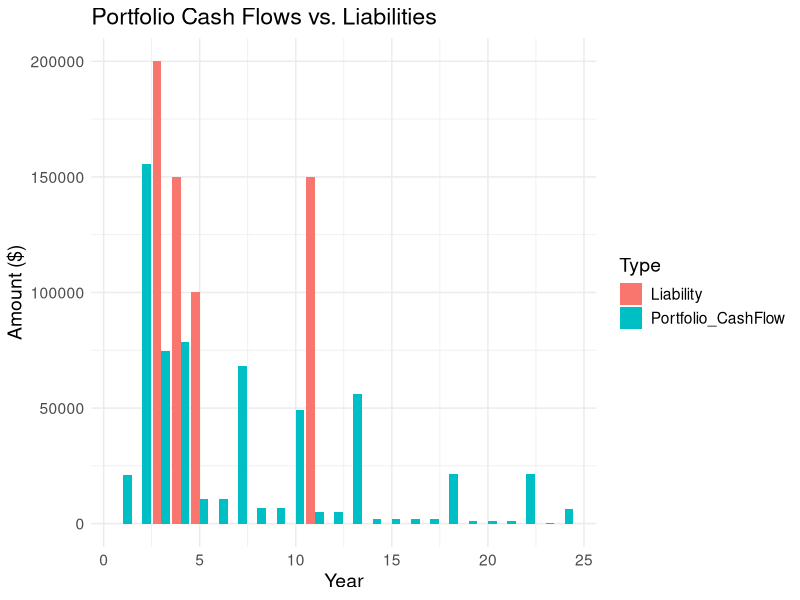

Generate this figure with R:
# ==============================================================================
# Cashflow Matching and Immunization
# ------------------------------------------------------------------------------
# Given a stream of future liabilities, constructs a bond portfolio that is
# both PV- and duration-matched to those liabilities via quadratic programming
# (Redington immunization). The fitted portfolio's cashflows are then compared
# year-by-year against the liability schedule to show the cashflow match.
#
# Reads:  data/BondInformation.csv  (Issuer, Coupon, YTM, Maturity, Price,
#         Frequency)
# Produces: liability/portfolio duration printouts, allocation table,
#           cashflow comparison table, and a bar plot of CF vs liabilities.
# ==============================================================================

library(dplyr)
library(lubridate)
library(ggplot2)
library(reshape2)
library(tidyr)
library(quadprog)
options(scipen = 999)

# ---- Load data ---------------------------------------------------------------
bond_data <- read.csv("../data/BondInformation.csv")
bond_data$Maturity <- as.Date(bond_data$Maturity, format = "%m/%d/%Y")
today <- Sys.Date()
bond_data$YearsToMaturity <- as.numeric(difftime(bond_data$Maturity, today,
                                                  units = "days")) / 365

# ---- Duration and convexity --------------------------------------------------
calculate_metrics <- function(price, coupon, ytm, maturity_years, freq = 2) {
  periods        <- round(maturity_years * freq)
  ytm_per_period <- ytm / freq
  coupon_payment <- coupon / freq * 100
  times          <- 1:periods
  cash_flows     <- rep(coupon_payment, periods)
  cash_flows[length(cash_flows)] <- cash_flows[length(cash_flows)] + 100

  pv_factors    <- 1 / (1 + ytm_per_period) ^ times
  pv_cash_flows <- cash_flows * pv_factors

  duration  <- sum(times * pv_cash_flows) / sum(pv_cash_flows) / freq
  convexity <- sum(pv_cash_flows * times * (times + 1)) /
               ((1 + ytm_per_period)^2 * sum(pv_cash_flows)) / freq^2

  c(Duration = duration, Convexity = convexity)
}

metrics <- mapply(calculate_metrics,
                  price          = bond_data$Price,
                  coupon         = bond_data$Coupon,
                  ytm            = bond_data$YTM,
                  maturity_years = bond_data$YearsToMaturity,
                  freq           = bond_data$Frequency)
bond_data$Duration  <- metrics["Duration", ]
bond_data$Convexity <- metrics["Convexity", ]

# ---- Liability schedule ------------------------------------------------------
liabilities <- data.frame(
  Year   = c(3, 4, 5, 11),
  Amount = c(200000, 150000, 100000, 150000)
)

discount_rate <- mean(bond_data$YTM)
liabilities$PV       <- liabilities$Amount / (1 + discount_rate) ^ liabilities$Year
liabilities$Duration <- liabilities$Year * liabilities$PV

total_pv           <- sum(liabilities$PV)
liability_duration <- sum(liabilities$Duration) / total_pv

cat("Liability weighted average duration:", round(liability_duration, 4), "\n")

# ---- Bond selection: nearest 10 by duration ----------------------------------
bond_subset <- bond_data %>%
  mutate(Distance = abs(Duration - liability_duration)) %>%
  arrange(Distance) %>%
  head(10)

# ---- Quadratic program for immunization --------------------------------------
# Minimize sum(weights^2) subject to:
#   PV(weights * prices) = PV(liabilities)
#   $-duration(assets)  = $-duration(liabilities)
#   weights >= 0  (no shorting)
Dmat <- diag(nrow(bond_subset))
dvec <- rep(0, nrow(bond_subset))
Amat <- rbind(bond_subset$Price,
              bond_subset$Price * bond_subset$Duration)
bvec <- c(total_pv, total_pv * liability_duration)

res <- solve.QP(Dmat, dvec, t(Amat), bvec, meq = 2)

bond_subset$Weight         <- res$solution
bond_subset$AllocatedValue <- bond_subset$Weight * bond_subset$Price

portfolio_value    <- sum(bond_subset$AllocatedValue)
portfolio_duration <- sum(bond_subset$Weight * bond_subset$Duration *
                          bond_subset$Price) / portfolio_value

cat("Immunized portfolio value:   ", round(portfolio_value, 2), "\n")
cat("Immunized portfolio duration:", round(portfolio_duration, 4), "\n")
print(bond_subset[, c("Issuer", "Price", "Duration", "Weight", "AllocatedValue")])

# ---- Cashflow projection and comparison --------------------------------------
generate_cash_flows <- function(coupon, maturity, price, freq, weight,
                                 issue_date = today) {
  total_value     <- price * weight
  n_periods       <- round(maturity * freq)
  payment_dates   <- seq.Date(from       = issue_date + months(12 / freq),
                              by         = paste0(12 / freq, " months"),
                              length.out = n_periods)
  payment_years   <- year(payment_dates) - year(today)
  coupon_payment  <- (coupon / freq) * 100
  cf              <- rep(coupon_payment, n_periods)
  cf[length(cf)]  <- cf[length(cf)] + 100  # face at maturity
  cf_scaled       <- cf * total_value / 100

  data.frame(Year = payment_years, CashFlow = cf_scaled)
}

all_cash_flows <- data.frame()
for (i in 1:nrow(bond_subset)) {
  bond <- bond_subset[i, ]
  cf_table <- generate_cash_flows(coupon = bond$Coupon,
                                   maturity = bond$YearsToMaturity,
                                   price = bond$Price,
                                   freq = bond$Frequency,
                                   weight = bond$Weight)
  all_cash_flows <- bind_rows(all_cash_flows, cf_table)
}

portfolio_cf_by_year <- all_cash_flows %>%
  group_by(Year) %>%
  summarise(CashFlow = sum(CashFlow)) %>%
  arrange(Year)

liabilities$Year <- as.numeric(liabilities$Year)
cash_flow_comparison <- full_join(portfolio_cf_by_year, liabilities,
                                  by = "Year") %>%
  rename(Portfolio_CashFlow = CashFlow, Liability = Amount) %>%
  mutate(Portfolio_CashFlow = replace_na(Portfolio_CashFlow, 0),
         Liability          = replace_na(Liability, 0),
         Surplus            = Portfolio_CashFlow - Liability)

print("Cash Flow Matching (by Year):")
print(cash_flow_comparison)

# ---- Plot --------------------------------------------------------------------
cf_long <- pivot_longer(cash_flow_comparison,
                         cols      = c("Portfolio_CashFlow", "Liability"),
                         names_to  = "Type",
                         values_to = "Amount")

ggplot(cf_long, aes(x = Year, y = Amount, fill = Type)) +
  geom_bar(stat = "identity", position = "dodge") +
  labs(title = "Portfolio Cash Flows vs. Liabilities",
       x = "Year", y = "Amount ($)", fill = "Type") +
  theme_minimal() +
  theme(text = element_text(size = 14))
